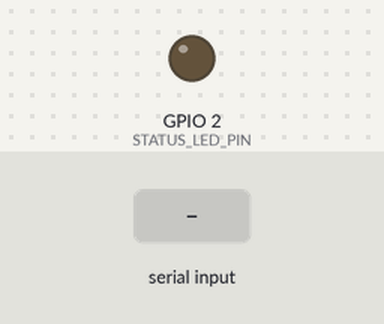
Recording of a sketch running on a simulated ESP32. Shown: output pins drawn as LEDs (lit = HIGH). Inputs (shaded band) come from the test bench. What the sketch prints to the serial monitor is not drawn.

Above: at 13.3 s.
13.4 s: "INIT_MASTER\n" received over the second serial link
At 14.5 s:
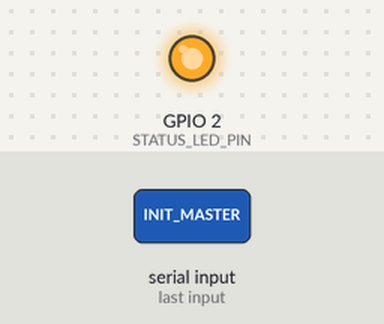
14.9 s: "SLAVE_READY\n" received over the second serial link
17.9 s: "MASTER_DATA:\n" received over the second serial link
Timing chart, 0 to 20.9 s (numbered marks = the images above; inputs shaded):
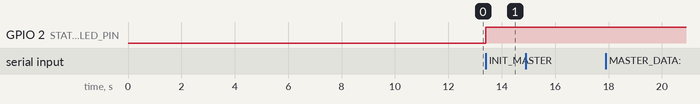

The sketch:

ESP32______.ino
```cpp
/*
 * ESP32 最简化测试程序
 * 功能：测试基本功能，避免WiFi导致的重启
 */

// 串口配置
#define MEGA_TX_PIN 16     // ESP32 TX
#define MEGA_RX_PIN 17     // ESP32 RX
#define STATUS_LED_PIN 2   // 状态指示

// 在ESP32上使用Serial2与Mega2560通信
#define megaSerial Serial2

// 系统状态
bool megaConnected = false;
unsigned long lastHeartbeat = 0;

void setup() {
  // 先初始化调试串口
  Serial.begin(115200);
  delay(100);

  Serial.println("==========================================");
  Serial.println("ESP32 最简化测试程序启动");
  Serial.println("==========================================");

  // 初始化引脚
  pinMode(STATUS_LED_PIN, OUTPUT);
  digitalWrite(STATUS_LED_PIN, LOW);

  // 初始化与Mega2560的通信
  megaSerial.begin(115200, SERIAL_8N1, MEGA_RX_PIN, MEGA_TX_PIN);

  // 等待启动完成
  delay(2000);

  Serial.println("ESP32初始化完成！");

  // 发送初始化响应
  megaSerial.println("ESP32_READY");
  Serial.println("发送ESP32_READY到Mega2560");

  // 等待Mega2560响应
  unsigned long timeout = millis() + 10000;
  while (millis() < timeout) {
    if (megaSerial.available()) {
      String response = megaSerial.readStringUntil('\n');
      response.trim();

      Serial.println("收到Mega2560消息: " + response);

      if (response == "INIT_MASTER" || response == "SLAVE_READY") {
        megaConnected = true;
        digitalWrite(STATUS_LED_PIN, HIGH);
        Serial.println("Mega2560连接成功！");
        break;
      }
    }
    delay(100);
  }

  if (!megaConnected) {
    Serial.println("Mega2560连接超时！");
  }
}

void loop() {
  // 处理与Mega2560的通信
  handleMegaCommunication();

  // 发送心跳
  sendHeartbeat();

  delay(10);
}

// 处理Mega2560通信
void handleMegaCommunication() {
  if (megaSerial.available()) {
    String data = megaSerial.readStringUntil('\n');
    data.trim();

    Serial.println("收到Mega2560数据: " + data);

    // 处理不同类型的数据
    if (data.startsWith("MASTER_DATA:")) {
      handleMasterData(data);
    } else if (data.startsWith("SLAVE_STATUS:") || data.startsWith("SLAVE_DATA:")) {
      handleSlaveData(data);
    } else if (data == "INIT_MASTER" || data == "SLAVE_READY") {
      megaConnected = true;
      digitalWrite(STATUS_LED_PIN, HIGH);
      Serial.println("Mega2560重新连接成功！");
    }
  }
}

// 处理主设备数据
void handleMasterData(String data) {
  Serial.println("处理主设备数据: " + data);
  // 这里可以添加数据处理逻辑
}

// 处理从设备数据
void handleSlaveData(String data) {
  Serial.println("处理从设备数据: " + data);
  // 这里可以添加数据处理逻辑
}

// 发送心跳
void sendHeartbeat() {
  if (millis() - lastHeartbeat > 5000) { // 每5秒发送一次
    if (megaConnected) {
      megaSerial.println("ESP32_HEARTBEAT");
      Serial.println("发送心跳到Mega2560");
    }
    lastHeartbeat = millis();
  }
}
```

Measured:
- after the input at 13.4 s, GPIO 2 (STATUS_LED_PIN): LOW → HIGH at once
- after the input at 14.9 s, every drawn part: stays the same
- after the input at 17.9 s, every drawn part: stays the same
